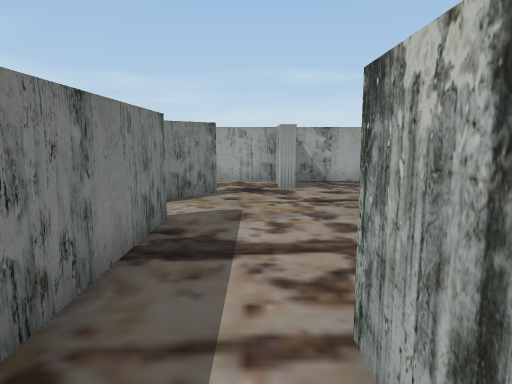
View 1 (above)

22 first-person views from a walk through a scene from a Unity 3-D project. The camera is 1.5 m above the floor, tilts 8° down and sees 70° across. The floor is counted in squares, 1 m on a side. Each view is taken from the middle of a square. On the plan, view 1 faces up. The plan holds only what a view shows up to about 16 squares ahead; the rest is blank. The place goes on beyond the plan. The player is left out.

View 2
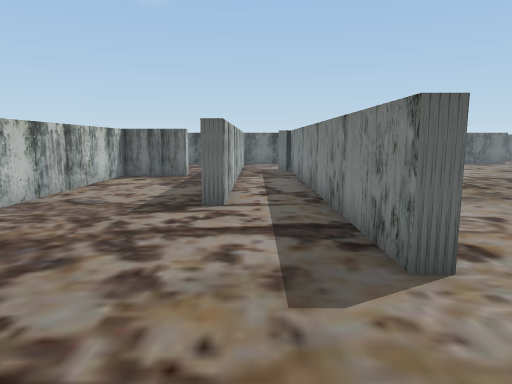

View 3
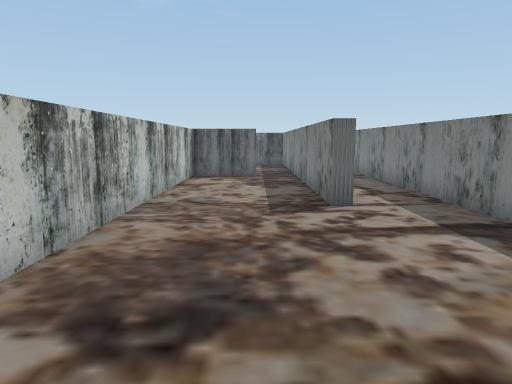

View 4
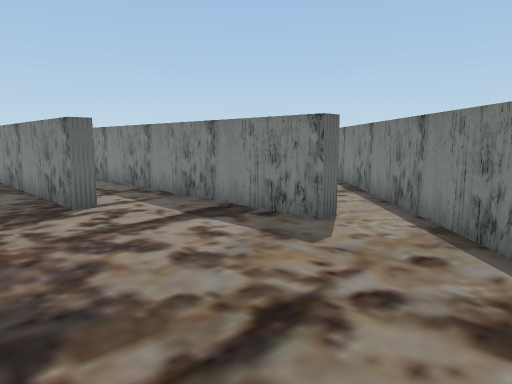

View 5
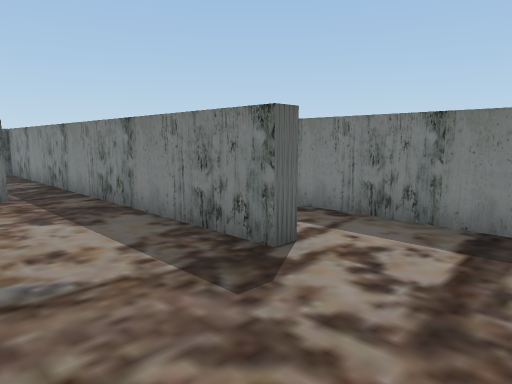

View 6
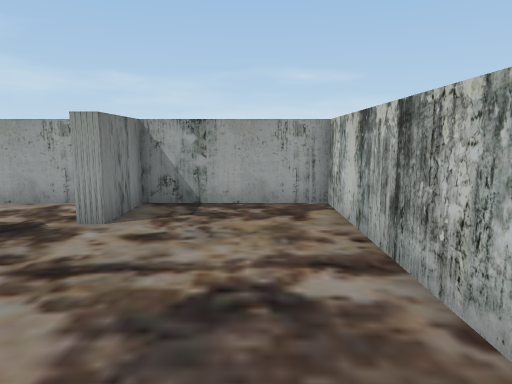

View 7
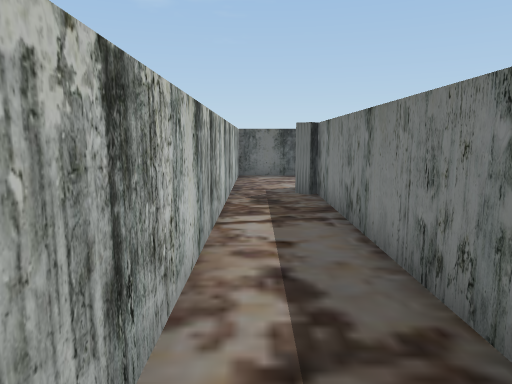

View 8
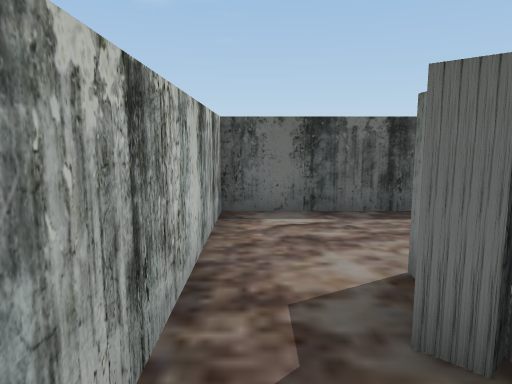

View 9
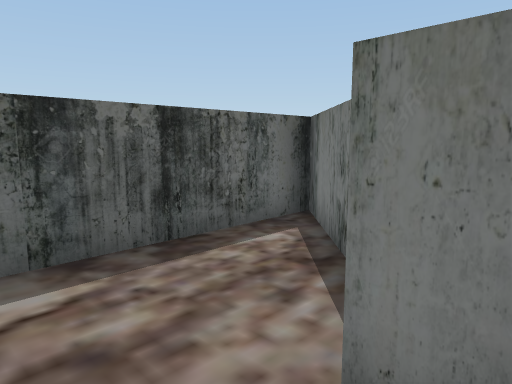

View 10
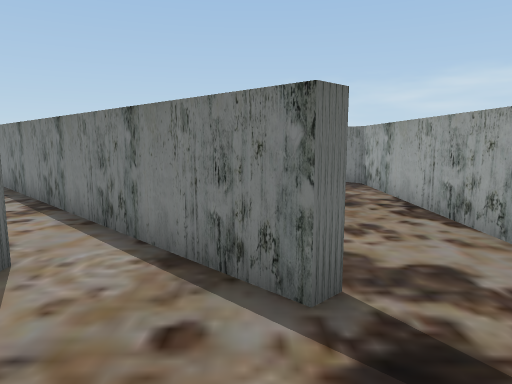

View 11
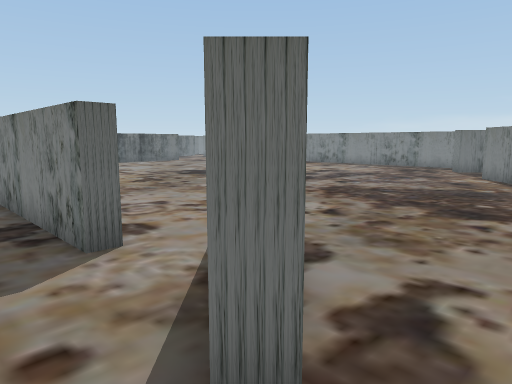

View 12
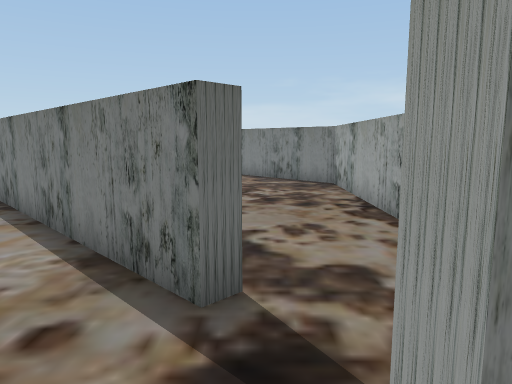

View 13
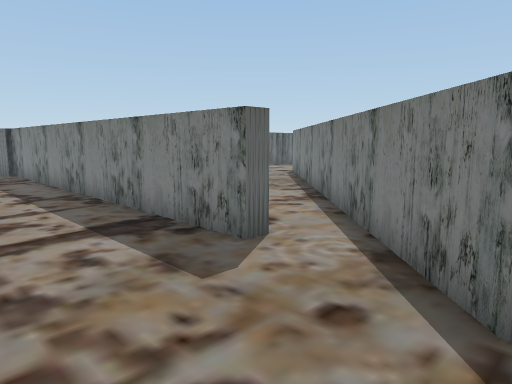

View 14
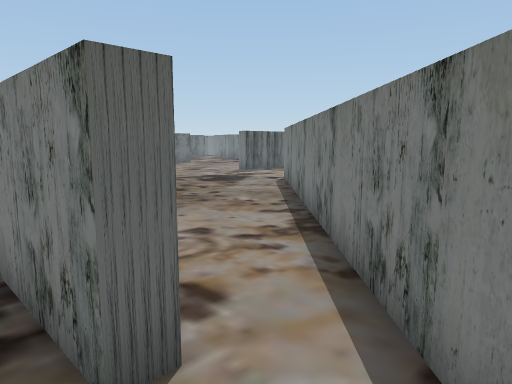

View 15
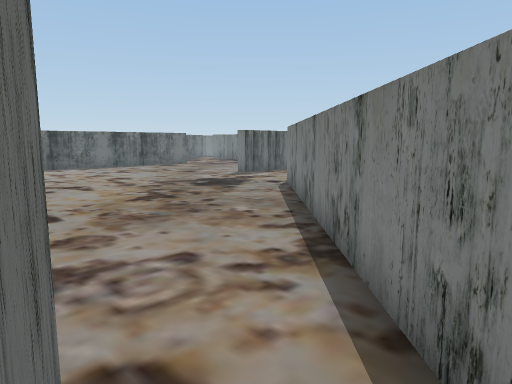

View 16
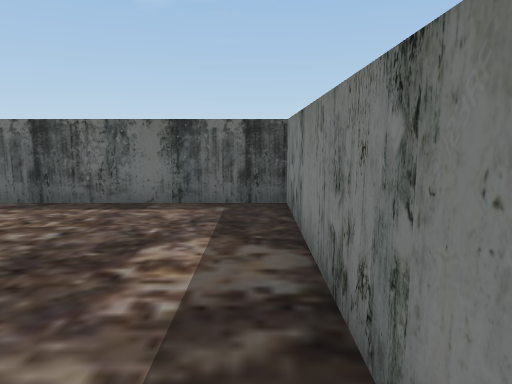

View 17
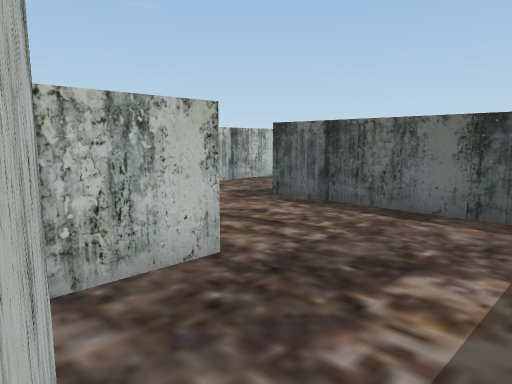

View 18
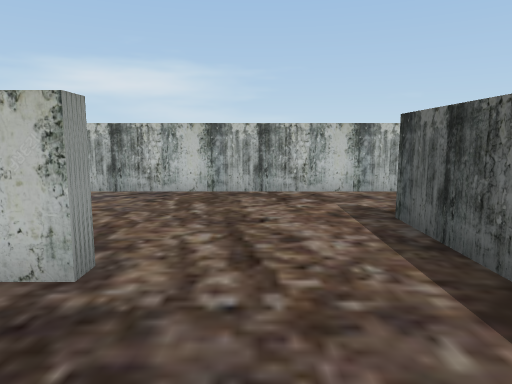

View 19
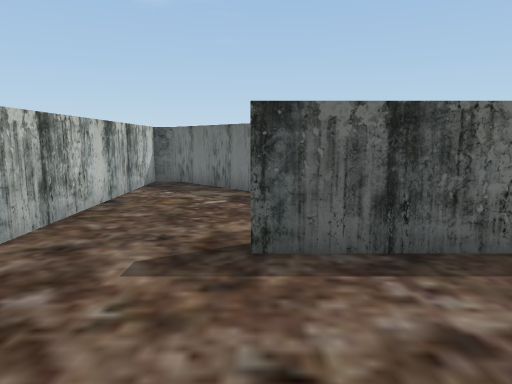

View 20
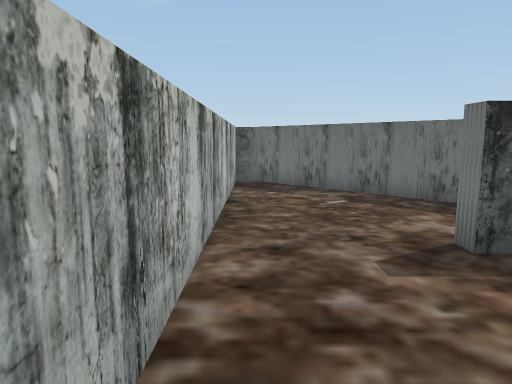

View 21
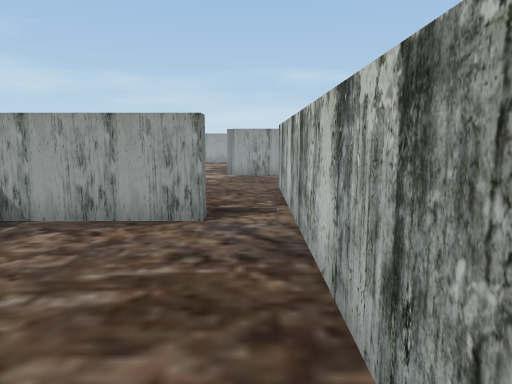

View 22
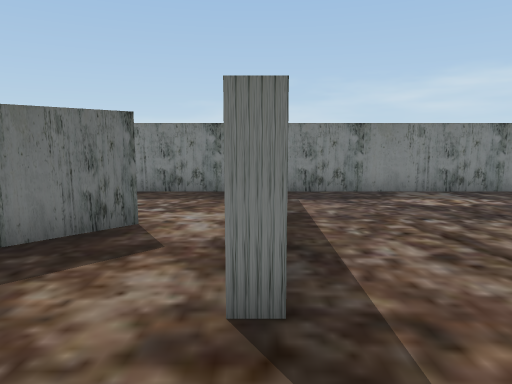

### Floor plan
Points are (right, up) in squares from view 1. A wall is a line through its corners. A room is listed if a view was taken in it or the views show most of it. See-through windows are left out.
Room 1 (views 1, 2, 3, 4, 5, 6, 7, 8, 9, 10, 12, 13, 14, 15, 16)
walls: (-2.4, 7) (-1.7, 7) (-1.7, -7.5); (3, -4.7) (5.7, -4.7) (5.7, 13.7) (1.3, 13.7) (1.3, 11.5) (0.7, 11.5); (-1.1, 10.5) (-3.3, 8.3); (-1.5, -7.1) (-1.1, -7.5); (-1.7, -8.1) (-1.7, -9.1); (-4, -10.3) (-6.4, -12.7); (-4.9, -12.7) (0.7, -12.7) (0.7, 2.6) (1.3, 2.6) (1.3, -4.6)
ways out: opening at (0, 11) to room 2; opening at (2, -5) to room 3
Room 2 (view 11)
walls: (-1.6, 10.9) (-1.1, 10.5); (0.7, 11.5) (0.7, 13.7) (-10.9, 13.7) (-11.5, 13.1)
ways out: opening at (0, 11) to room 1
Room 3 (views 17, 18, 19, 20, 21, 22)
walls: (6.4, -8.1) (5.7, -8.1) (5.7, -5.9); (5.5, -15.1) (12.1, -21.7) (12.7, -21.7) (12.7, -5.5); (11, -5.3) (7.1, -5.3); (3, -5.4) (3, -4.7); (1.3, -4.6) (1.3, -12.7) (9.1, -12.7) (9.1, -13.4)
ways out: opening at (2, -5) to room 1; opening at (5.5, -14.5); opening at (11.5, -5)

Positions as (right, up) in squares from view 1, and headings:
1: (0, 0), facing up
2: (0, 11), facing down
3: (3, 11), facing down
4: (4, 11), facing down-left
5: (5, 6), facing down-left
6: (4, 5), facing up
7: (0, 3), facing down
8: (0, -5), facing down
9: (0, -8), facing down-left
10: (2, 10), facing left
11: (0, 12), facing down-left
12: (2, 11), facing left
13: (2, 11), facing down-left
14: (-1, 9), facing down-left
15: (-2, 8), facing down-left
16: (2, -4), facing down
17: (2, -5), facing down-right
18: (2, -10), facing right
19: (9, -8), facing down
20: (12, -8), facing down
21: (12, -12), facing up
22: (12, -13), facing left
